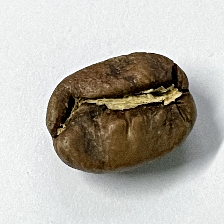
#> input picture dataset/test/A/A(100).png, 224 x 224 px
$ python oldmain.py
#> lines starting #> are read from the running program, lines starting #| are printed output that depends on the picture
import matplotlib.pyplot as plt
import cv2
import numpy as np
from tkinter import filedialog

def proses_citra():
    file_path = filedialog.askopenfilename()
#> the answer given: dataset/test/A/A(100).png
    image = cv2.imread(file_path)
#> image is the input picture: shape (224, 224, 3); mean B, G, R 171.1, 179.3, 182.8

    x, y, w, h = 100, 100, 300, 300
    cropped_image = image[y:y+h, x:x+w]
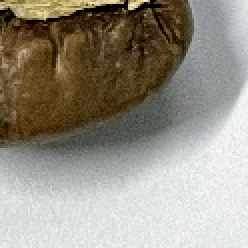
#> cropped_image: shape (124, 124, 3) (shown 2 times larger); mean B, G, R 132.6, 144.8, 149.9

    hsv = cv2.cvtColor(cropped_image, cv2.COLOR_BGR2HSV)
#> hsv: shape (124, 124, 3); mean H, S, V 58.5, 64.9, 152.7

    lower_red = np.array([0, 100, 100])
    upper_red = np.array([10, 255, 255])
    mask = cv2.inRange(hsv, lower_red, upper_red)
#> mask: shape (124, 124); every value is 0

    segmented_image = cv2.bitwise_and(cropped_image, cropped_image, mask=mask)
#> segmented_image: shape (124, 124, 3); every value is 0

    plt.figure(figsize=(10, 5))

    plt.subplot(1, 3, 1)
    plt.imshow(cv2.cvtColor(cropped_image, cv2.COLOR_BGR2RGB))
    plt.title("Citra Cropping")
    plt.axis('off')

    plt.subplot(1, 3, 2)
    plt.imshow(cv2.cvtColor(segmented_image, cv2.COLOR_BGR2RGB))
    plt.title("Segmentasi Warna")
    plt.axis('off')

    plt.subplot(1, 3, 3)
    colors = ('b', 'g', 'r')
    for i, color in enumerate(colors):
        hist = cv2.calcHist([segmented_image], [i], mask, [256], [0, 256])
        plt.plot(hist, color=color)
        plt.xlim([0, 256])
    plt.title("Histogram RGB")

    plt.tight_layout()
    plt.show()
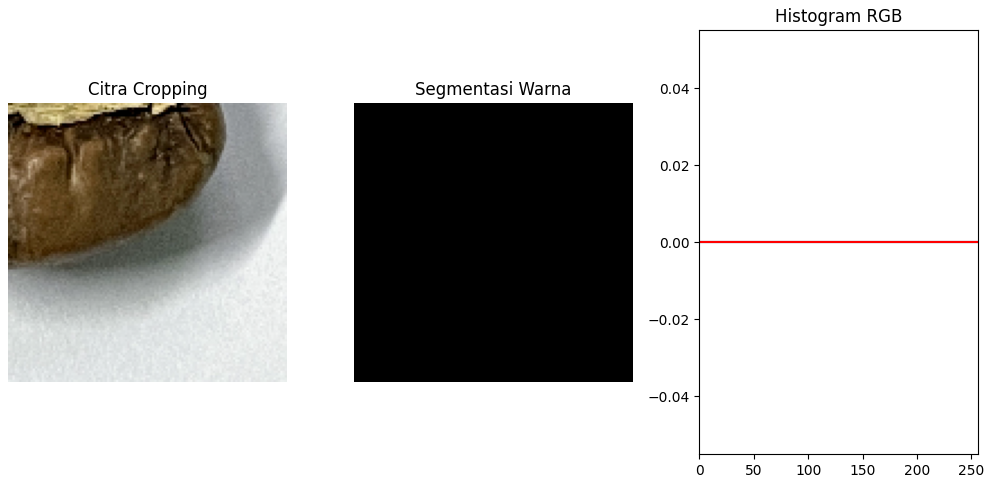
#> figure drawn by matplotlib, 3 panels

proses_citra()

$ run again, on dataset/test/A/A(18).png
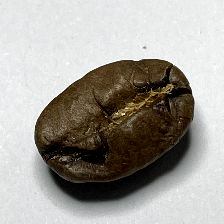
#> input picture dataset/test/A/A(18).png, 224 x 224 px
#> in proses_citra, image is the input picture: shape (224, 224, 3); mean B, G, R 154.4, 160.8, 163.9
#> in proses_citra, `cropped_image = image[y:y+h, x:x+w]`:
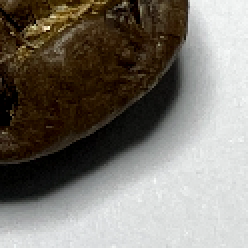
#> cropped_image: shape (124, 124, 3) (shown 2 times larger); mean B, G, R 110.5, 118.5, 123.7
#> hsv: shape (124, 124, 3); mean H, S, V 49.9, 83.3, 125.1
#> mask: shape (124, 124); every value is 0
#> segmented_image: shape (124, 124, 3); every value is 0
#> in proses_citra, `plt.show()`:
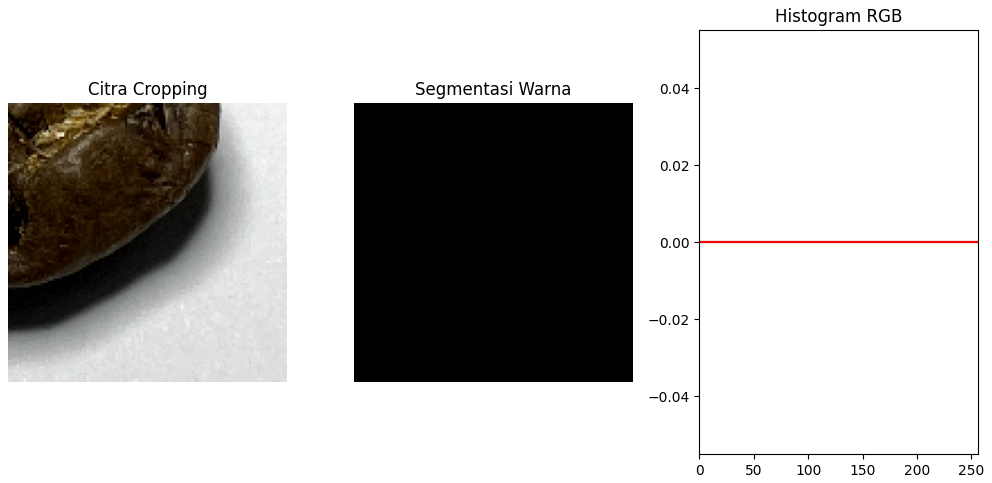
#> figure drawn by matplotlib, 3 panels

$ run again, on dataset/test/A/A(22).png
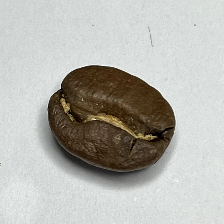
#> input picture dataset/test/A/A(22).png, 224 x 224 px
#> in proses_citra, image is the input picture: shape (224, 224, 3); mean B, G, R 175.4, 181.4, 181.4
#> in proses_citra, `cropped_image = image[y:y+h, x:x+w]`:
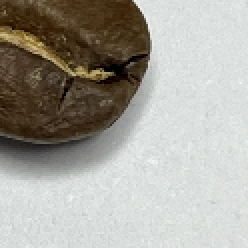
#> cropped_image: shape (124, 124, 3) (shown 2 times larger); mean B, G, R 155.8, 164.1, 166.5
#> hsv: shape (124, 124, 3); mean H, S, V 56.2, 47.9, 169.4
#> mask: shape (124, 124); every value is 0
#> segmented_image: shape (124, 124, 3); every value is 0
#> in proses_citra, `plt.show()`:
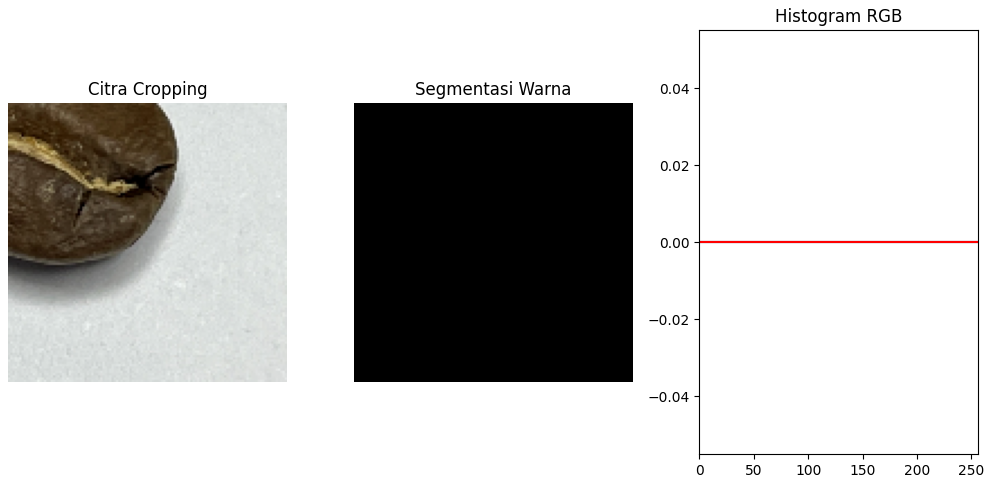
#> figure drawn by matplotlib, 3 panels
